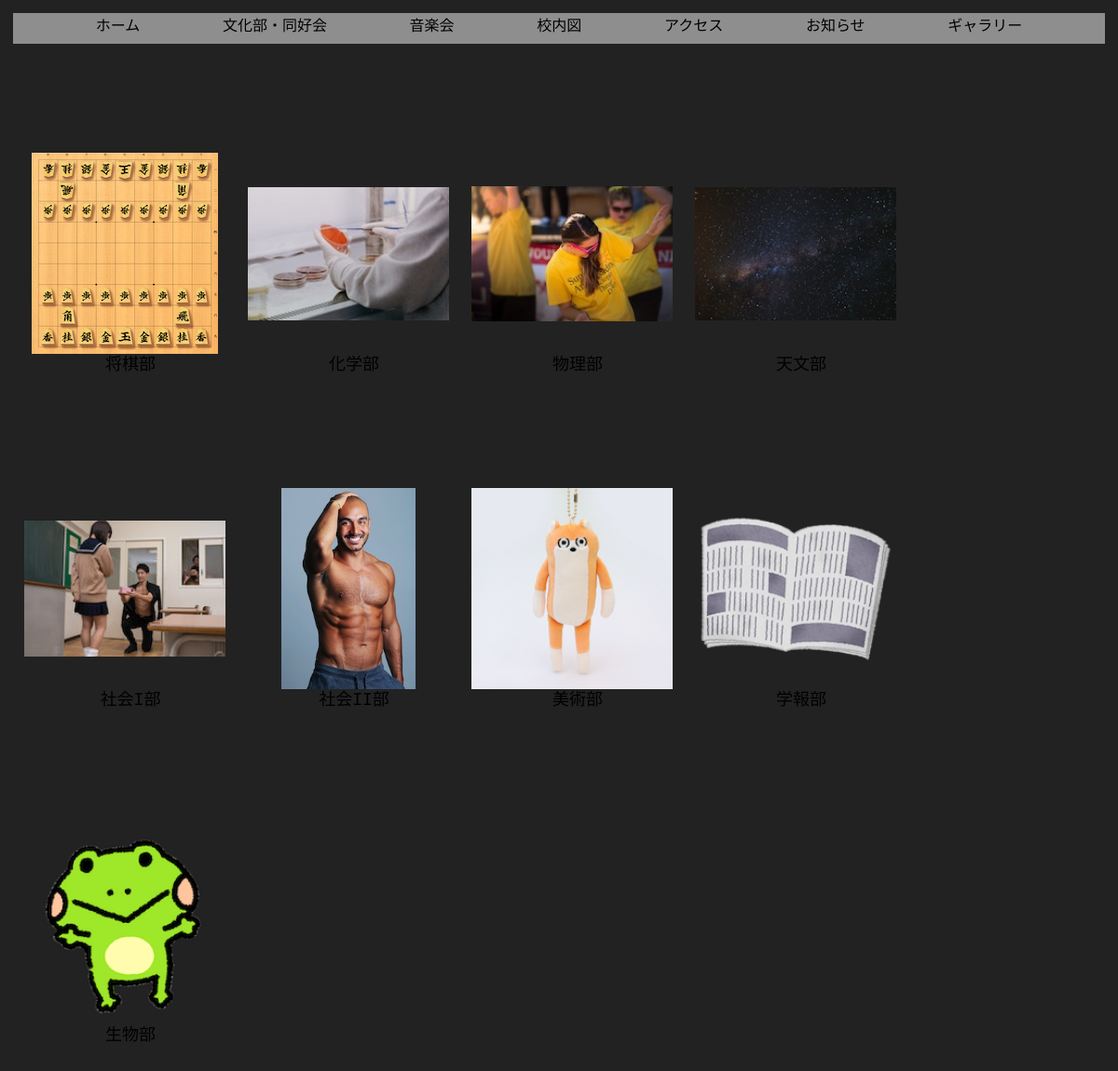
/club, run on an earlier commit of the app's database.
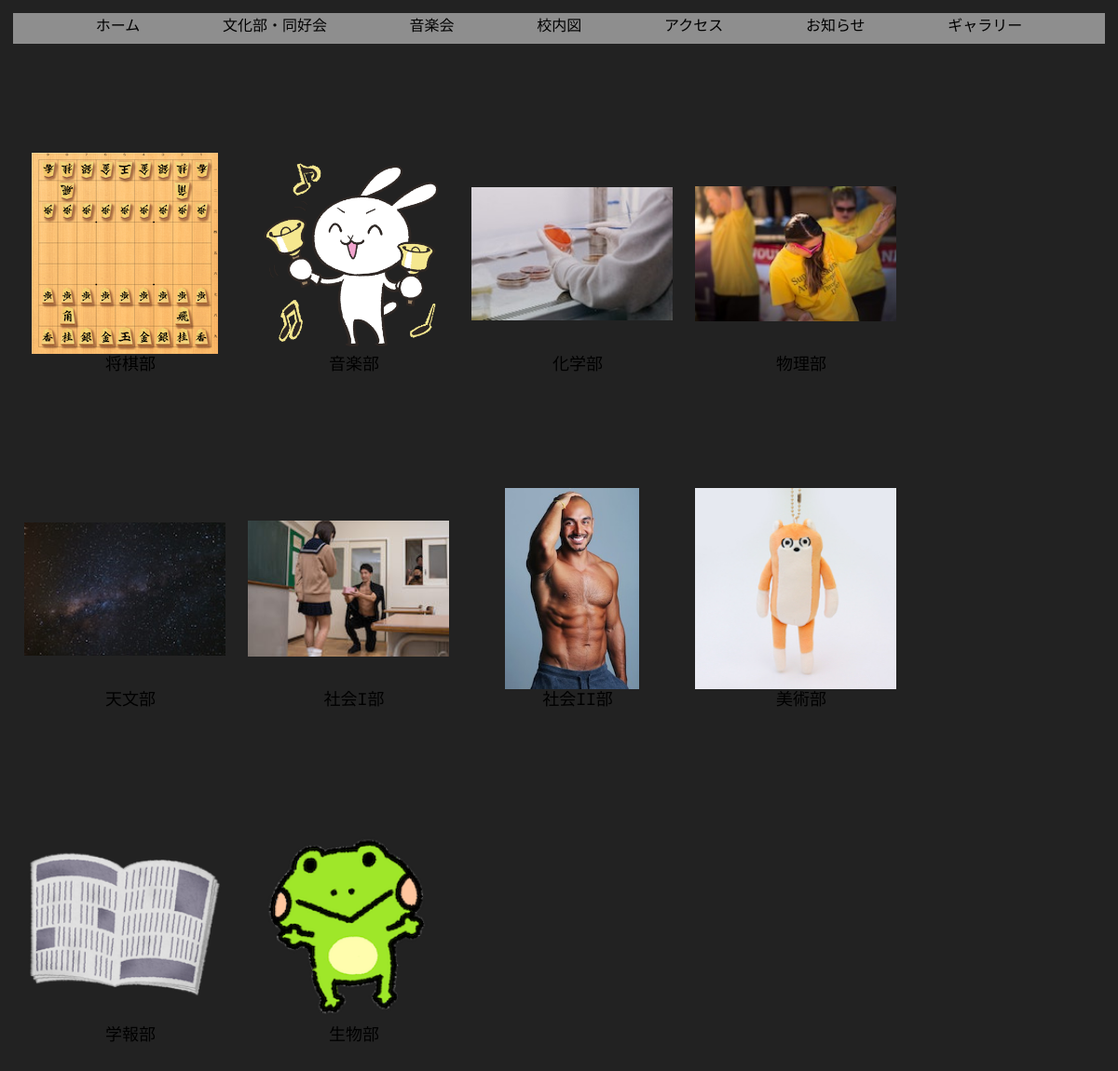
And on a later commit of the database.
### main/models.py (models this page shows, shortened)
class Club(models.Model):
    name = models.CharField(verbose_name="部活名",max_length=20)
    image = models.ImageField(verbose_name="活動写真", upload_to="images/")
    order = models.FloatField(verbose_name="優先順位",default=0)
    introduction = models.CharField(max_length=150,verbose_name="紹介文")
    question = models.TextField(max_length=300,verbose_name="アンケート",default="部長にアンケートを行いました!")
    question1 = models.TextField(max_length=300,verbose_name="①今回の音展での出し物で特にこれといった推しがあれば教えてください",default="①今回の音展での出し物で特にこれといった推しがあれば教えてください")
    question2 = models.TextField(max_length=300,verbose_name="②部長の趣味を教えてください",default="②部長の趣味を教えてください")
    question3 = models.TextField(max_length=300,verbose_name="③なぜこの部活に参加しようと思ったのですか?",default="③なぜこの部活に参加しようと思ったのですか?")
    question4 = models.TextField(max_length=300,verbose_name="④部活動の中で一番やりがいを感じていることはどう言うことですか?",default="④部活動の中で一番やりがいを感じていることはどう言うことですか?")

### main/views.py (the view)
# urls.py: path("club",views.ClubView.as_view(),name="club"),
class ClubView(ListView):
    template_name = "main/club.html"
    model = Club
    context_object_name = "clubs"
    def get_queryset(self):
        club = super().get_queryset().order_by('order')
        return club

### main/templates/main/club.html
{% extends "main/base.html" %}
{% load static %}
{% block extra_style %}
<link rel="stylesheet" href="{% static 'main/css/club.css' %}">
{% endblock %}
{% block content %}
<div class="club">
  <div class="club__list-item">
    {% for club in clubs %}
    <div class="container">
      <a href="{% url 'club__detail' club.pk %}">
        <div class="item">
          {% if club.image %}
            <img src="{{ club.image.url }}" class="club__image"/>
          {% else %}
            <img src="{% static 'main/images/no_image.png' %}" class="club__image"/>
          {% endif %}
        </div>
        <p class="club_names">{{ club.name}}</p>
      </a>
    </div>
    {% endfor %}
  </div>
</div>
{% endblock %}

What changed in the data, as far as the page shows it:
added Club: image (picture), name "音楽部"
